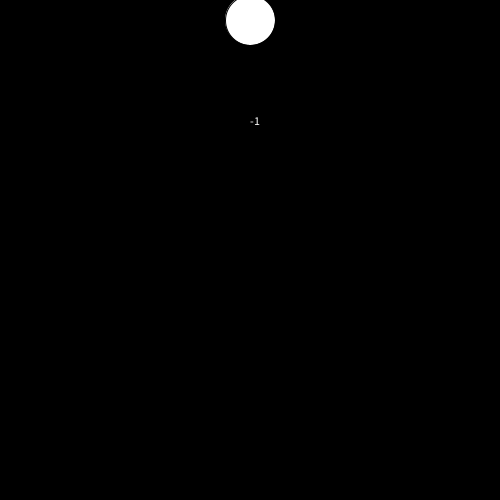
Frame 1 (no input)
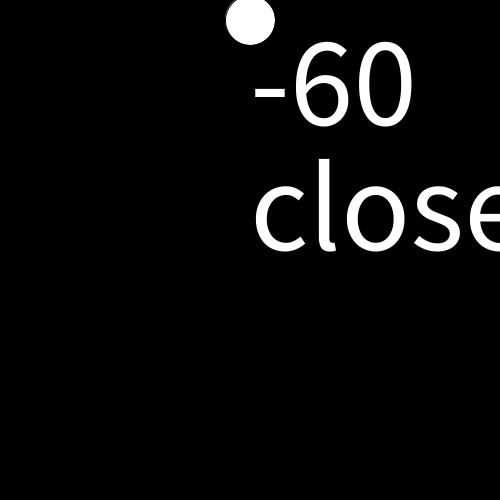
Frame 60 (the mouse pressed at the canvas centre just before this capture)
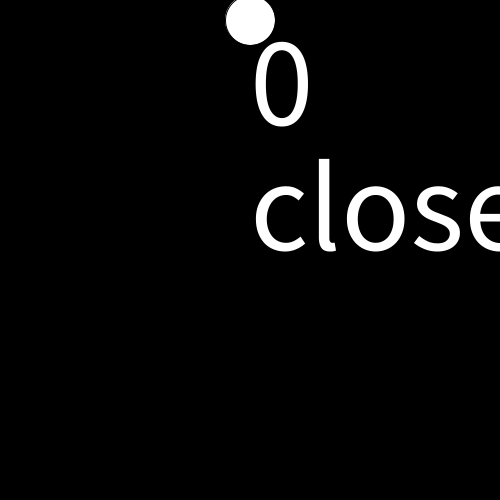
Frame 120 (the mouse held since frame 60 and released just before this capture)

The Processing sketch that drew these frames (run headless with seeded random() and noise(); from frame 60 on, the mouse is pressed at the canvas centre):

// Processing sketch: clickblink
// ── clickblink.pde
int x, y;
boolean blink, isDead;


int start_time, end_time;

int score;

void setup() {
  size(500, 500);
  x = width/2;
  y = 20;

  blink = false;
  isDead = false;
  score = 0;
}

void draw() {
  background(0);

  if (mousePressed && blink) {
    score++;
    score++;
  }
  score = score - 1;

  if (blink == false) {

    int x = int(random(0, 10));
    println(x);
    if ( x >= 9) {
      blink = true;
      start_time = millis();
      end_time = start_time + 3000;
    } else {
      blink = false;
    }
  } else {
    textSize(128);
    text("close eyes", width/2, height/2);
    if (millis()>= end_time && blink==true) {
      blink = false;
    }
  }

  circle(x, y, 50);

  text(score, width/2, height/4);
}

/*void mouseReleased(){
 if(blink == true){
 score++;
 }
 println(score);
 }*/
